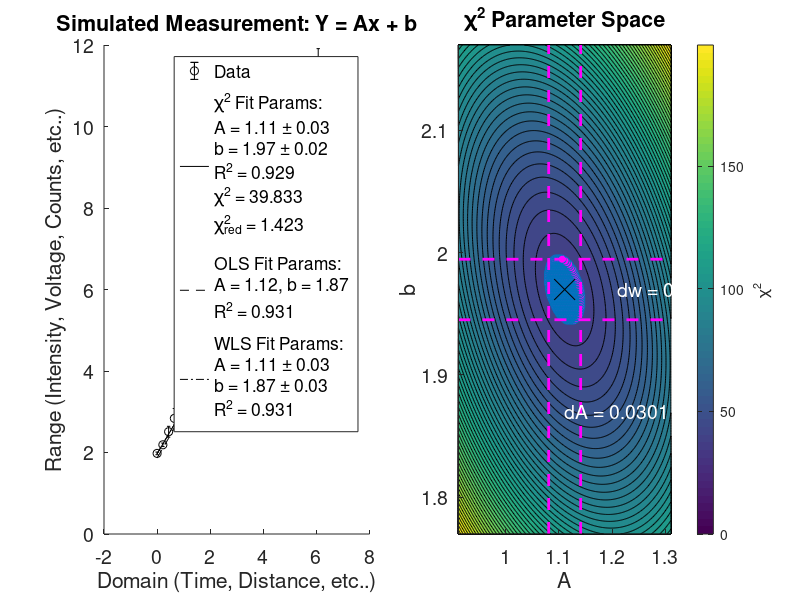

The MATLAB script that drew this image:
%%%%
% This matlab file demonstrates how to fit data to a model using
%   - Chi^2 minimization (with Min chi^2 plus one)
%   - Ordinary least squares (OLS)
%   - Weighted least squares (WLS)
%
% This file is hardcoded for a 2-parameter models, but may be generalized
% for any number of parameters.
%
% Three examples are pre-programmed in for you to explore: a sinusoid
% measurement, a linear fit with signal dependent noise, and the example
% from the counterpart excel sheet on blackboard.
%
% Exploration of this file is encouraged. To guide your investigation,
% think about the following questions.
%
% 1. How do the measurement settings (pts, Nrep, nlvl) affect the precision
%    of the fits?
%
% 2. What is more desirable: more data points per measurement or more total
%    measurements?
%
% 3. How useful is the "Goodness of fit" R^2 statistic at comparing each
%    fitting method?
%
% 4. How do the weighting schemes affect the fits in both methods?
%
% 
% By:  Eric Kercher 
% On:  18FEB2019
% For: PHYS5318 - Principals of Experimental Physics
% At:  Northeastern University
%%%%%%n
 
clear; close all; clc;
 
% Seed for random number generatior. Creates the same noise, and therefore
% the same fit, every run. Comment out for different noise on each run.
rng(5318);
 
% Choose example 'linear' or 'sine' to generate a simulated data set,
% 'excel' to display an example from the excel spreadsheet, 
% or choose 'custom' to write or load in your own data
examp = 'linear';
 
% Choose between 'ordinary' and 'weighted' chi-squared methods
method = 'weighted';
 
 
%% Simulate a measured data set 
A    = 1;        % Free parameter #1
b    = 2;        % Free parameter #2
pts  = 30;       % Data points (shoud be much better than Nyquist!!)
dof  = pts - 2;  % Degrees of freedom of the model (Assume 2 fit params)
Nrep = 5;       % Number of measurements (need at least 2)
nlvl = 0.5;      % Noise level (0 < nlvl < 1)
 
% Domain
x = linspace(0, 2*pi, pts)';
 
% Generate data
switch examp
    case 'sine'
        % Sine wave with Amplitude 'A' and frequency 'b'
        y = repmat(A*sin(b*x), [1 Nrep]) + nlvl*randn(length(x), Nrep);
        
        % Define model using anonymous function
        fit = @(p, x) p(1) .* sin(p(2) .* x);
        
        titlestr = 'Simulated Measurement: Y = Asin(bx)';
        
        % Compute average and SEM
        yavg = mean(y, 2);
        ysem = std(y, 0 , 2) ./ sqrt(Nrep);
 
    case 'linear'
        % Linear response with slope 'A' and intercept 'b'
        % Note the signal dependent noise and constant noise floor.
        y = repmat(A*x + b, [1 Nrep]) + nlvl.*x.*randn(length(x), Nrep) ...
            + .1.*randn(length(x), Nrep);
        
        % Define  model
        fit = @(p, x) p(1) .* x + p(2);
        
        titlestr = 'Simulated Measurement: Y = Ax + b';
        
        % Compute average and SEM
        yavg = mean(y, 2);
        ysem = std(y, 0 , 2) ./ sqrt(Nrep);
 
    case 'excel'
        x    = [1 2 3 4 5]';
        yavg = [0.811938401;
                6.96543519;
                8.350586879;
                9.006213575;
                13.64499783];
        ysem = [0.5 1.2 1.5 1.4 0.8]';
        
        A = 3;
        b = -2;
        pts = length(x);
        dof = pts - 2;
        
        % Define  model
        fit = @(p, x) p(1) .* x + p(2);
        
        titlestr = 'Example from Excel Sheet: Y = Ax + b';
        
    case 'custom'
        % Load your own data here... 
%         load('mydata.mat')
        
%         x = ...
%         y = ...
%         A = ...
%         b = ...
%         pts = ...
%         dof = pts - 2;
%         Nrep = ...
 
%         fit = ...
%         titlestr = ...
 
%         yavg = ...
%         ysem = ...
    
    otherwise
        error('Example not recognized');
end
 
 
%% Chi-squared minimization
 
% Define chi-squared error metric
switch method
    case 'weighted'
        % Data points are weighted by uncertainty
        chi2 = @(p) sum( ((yavg - fit(p, x)) ./ ysem).^2 );
        
    case 'ordinary'
        % Assume equal uncertainties of 1 (This is just an ordinary
        % sum-squared-error calculation)
        chi2 = @(p) sum( ((yavg - fit(p, x)) ./    1).^2 );
        
    otherwise
        error('Chi^2 method not recognized');
end
 
% Initial condition for fminsearch 
x0 = [A b];
 
% Use 'fminsearch' to find the parameters that minimize the chi2 function
pmin = fminsearch(chi2, x0);
 
% Find minimum chi2 using parameters
minchisq = chi2(pmin);
 
% Calculate the "goodness of fit" R^2
Rsq_chi2 = 1 - sum((yavg - fit(pmin, x)).^2)/sum((yavg - mean(yavg)).^2);
 
%% Chi-squared min + 1 
 
% Take a look at chi-squared in parameter space
% NOTE: Adjust the range 'r' to zoom in/out on the chi^2 + 1 ellipse;
% It should fill at least 1% of the grid. 
r = 0.2;
Arange = linspace(pmin(1) - r, pmin(1) + r, 300);
brange = linspace(pmin(2) - r, pmin(2) + r, 300);
[X, Y] = ndgrid(Arange, brange);
 
% Compute Chi-squared at each point in parameter space
Z = zeros(size(X));
for i = 1:size(X, 1)
    for j = 1:size(X, 2)
        Z(i, j) = chi2( [X(i, j), Y(i, j)] );
    end
end
 
% Look for all values in Z that compute as less than Chi^2 + 1
[idxA, idxb] = find(Z <= minchisq + 1);
 
% Make sure range was set correctly by checking how many grid points were
% found in the chi2 + 1 ellipse (percentage of grid points)
if numel(idxA)/numel(X) < 0.01
    warning('Ellipse is too small, please zoom in for better precision.');
end
 
% Compute uncertainty in A and b
dAmin = min(Arange(idxA)); dAmax = max(Arange(idxA));
dbmin = min(brange(idxb)); dbmax = max(brange(idxb));
dA = (dAmax - dAmin)/2;    db = (dbmax - dbmin)/2;
 
 
%% OLS and WLS via matrix methods
 
% If data is not linear, linearize it!
% NOTE that this will not work for the sine example... 
x_lin = x;
y_lin = yavg; 
 
% OLS
 
% Construct x matrix with one column for each parameter in the model.
% Each column is scaled to the order of the polynomial of x. For a linear
% equation, the first column is x^1 (just x), and second column is x^0,
% which is a vector of ones. This method works for n-degree polynomial fits
 
x_ols = [x_lin, ones(length(x_lin), 1)];
 
% Matrix version: (X'*X)^(-1) * X' * Y
% p_ols = inv(x_ols' * x_ols) * x_ols' * yavg;
 
% But wait! Matlab has a convenient shorthand for this calculation 
% using the backslash '\' operator:
p_ols = x_ols \ y_lin;
 
% OLS coefficients
A_ols = p_ols(1);
b_ols = p_ols(2);
 
% Goodness of fit
Rsq_ols = 1 - sum((y_lin - fit(p_ols, x)).^2)/sum((y_lin - mean(y_lin)).^2);
 
 
% WLS
 
% x and y get weighted by their uncertainty
x_wls = x_ols ./ ysem;
y_wls = y_lin ./ ysem;
 
% Compute coeficients (same as OLS method)
p_wls = x_wls \ y_wls;
 
% Covaraince matrix
cov = inv(x_wls'*x_wls);
 
% NOTE: this this is equivalent to a 1/dy^2 weighting, which can be  
% calculated explicitly by defining a weight matrix of 1/dy^2 on the
% diagonal (zeros everywhere else), then computing a solution using the
% OLS matrices multiplied by the weights like so:
% W = diag(1 ./ (ysem.^2));
 
% % The covariance matrix is
% cov = inv(x_ols' * W * x_ols);
 
% % The coefficients are computed as
% p_wls = cov * x_ols' * W * y_lin;
 
% Try it out yourself and compare. There are a number of other weighting
% strategies that can be employed too, like 1/dy, 1/x, etc... try a few and
% see how they affect the results.
 
 
% Individual coefficients
A_wls = p_wls(1);
b_wls = p_wls(2);
 
% The uncertainties in each parameter lie on the diagonal of the covariance
% matrix
sigma_p = sqrt(diag(cov));
dA_wls = sigma_p(1);
db_wls = sigma_p(2);
 
% Goodness of fit
Rsq_wls = 1 - sum((y_lin - fit(p_wls, x)).^2)/sum((y_lin - mean(y_lin)).^2);
 
 
%% Display
 
% Plot the data model with the minimized parameters
figure('position', [100 100 1500 600]); 
subplot(1,2,1);hold on;
set(gca, 'FontSize', 14);
errorbar(x, yavg, ysem, 'ok');
plot(x, fit(pmin, x), 'k');
 
% Plot OLS/WLS fits if NOT sine example
if ~strcmp(examp, 'sine')
    plot(x, fit(p_ols, x), '--k');
    plot(x, fit(p_wls, x), '-.k');
end
 
xlabel('Domain (Time, Distance, etc..)');
ylabel('Range (Intensity, Voltage, Counts, etc..)');
title(titlestr);
 
% Fit information
str_chi2 = sprintf(['\\chi^2 Fit Params:\n' ...
               'A = %3.2f \\pm %3.2f \n' ...
               'b = %3.2f \\pm %3.2f \n' ...
               'R^2 = %4.3f \n' ...
               '\\chi^2 = %4.3f \n' ...
               '\\chi^2_{red} = %4.3f \n'], pmin(1), dA, pmin(2),...
                db, Rsq_chi2, minchisq, minchisq/dof);
            
str_ols = sprintf(['OLS Fit Params: \n' ...
               'A = %3.2f, b = %3.2f \n' ...
               'R^2 = %4.3f \n'], A_ols, b_ols, Rsq_ols);
           
str_wls = sprintf(['WLS Fit Params: \n' ...
               'A = %3.2f \\pm %3.2f \n' ...
               'b = %3.2f \\pm %3.2f \n' ...
               'R^2 = %4.3f \n'], A_wls, dA_wls, b_ols, db_wls, Rsq_ols);
 
legend({'Data', str_chi2, str_ols , str_wls}, 'Location', 'Best');
 
% Plot the Chi^2 + 1 ellipsoid in parameter space
subplot(1,2,2); hold on;
set(gca, 'FontSize', 14);
contourf(X, Y, Z, 50);
scatter(Arange(idxA), brange(idxb), 'mo', 'MarkerFaceColor', 'Magenta');
plot(pmin(1), pmin(2), 'kx', 'MarkerSize', 15);
xlabel('A'); ylabel('b'); ch = colorbar; ylabel(ch, sprintf('\\chi^2'));
title(sprintf('\\chi^2 Parameter Space'));
 
% Chi^2 + 1 uncertainty boundaries
line([dAmin dAmin], [pmin(2)-r pmin(2)+r],     'Color', 'magenta', 'LineStyle', '--', 'LineWidth', 2);
line([dAmax dAmax], [pmin(2)-r pmin(2)+r],     'Color', 'magenta', 'LineStyle', '--', 'LineWidth', 2);
line([pmin(1)-r pmin(1)+r],     [dbmin dbmin], 'Color', 'magenta', 'LineStyle', '--', 'LineWidth', 2);
line([pmin(1)-r pmin(1)+r],     [dbmax dbmax], 'Color', 'magenta', 'LineStyle', '--', 'LineWidth', 2);
text(pmin(1), pmin(2) - r/2, sprintf('dA = %5.4f', dA), 'Color', 'White', 'FontSize', 14);
text(pmin(1)+r/2, pmin(2), sprintf('dw = %5.4f', db), 'Color', 'White', 'FontSize', 14);
 


